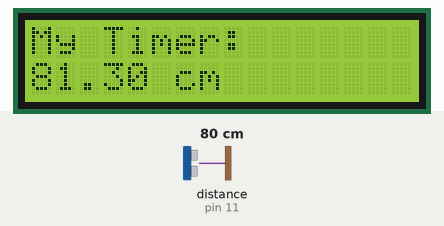
Bench run of a sketch on a simulated Arduino Uno, built with avr-gcc and run on an emulated ATmega328P. Parts: 16×2 character LCD. Wiring (inferred from the names in the program): ultrasonic range finder: trigger pin 13; echo pin 11. Inputs (shaded band) come from the test bench; at power-on: distance to the obstacle (sensor on pin 11) 80 cm. The echo pulse lasts 58.3 µs per cm; what the sketch prints to the serial monitor is not drawn.

Above: at 1.2 s.
1.3 s: distance to the obstacle (sensor on pin 11) set to 18 cm
At 1.8 s:
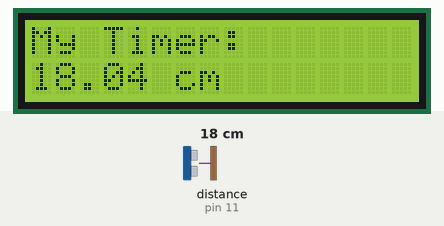
4.3 s: distance to the obstacle (sensor on pin 11) set to 2 cm
At 5.0 s:
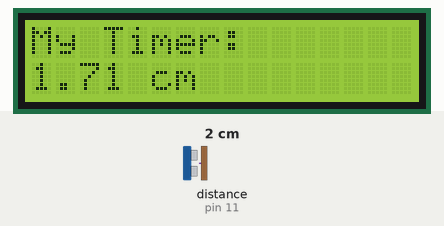
7.3 s: distance to the obstacle (sensor on pin 11) set to 120 cm
At 8.6 s:
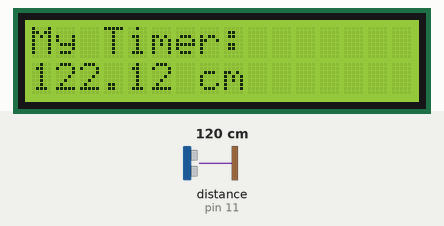
11.8 s: distance to the obstacle (sensor on pin 11) set to 35 cm
At 13.2 s:
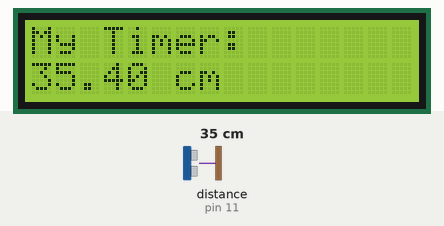
14.8 s: distance to the obstacle (sensor on pin 11) set to 2 cm
At 14.81 s:
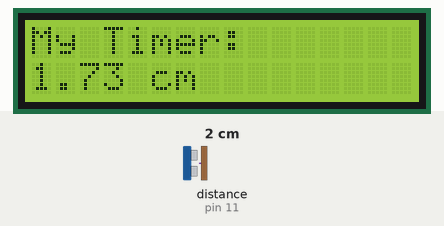
Timing chart, 0 to 17.8 s (numbered marks = the images above; inputs shaded):
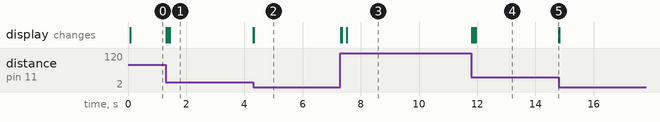

The sketch:

sketch_aug31b_distance_sensor_and_lcd_display.ino
```cpp
#include <LiquidCrystal.h>        //load liquid crystal library
LiquidCrystal myLcd(10, 9, 5, 4, 3, 2); // Creating a liquid crystal display called myLcd
int trigPin = 13;    //Sets trigger pin to pin 13
int echoPin = 11;     //Sets echo pin to pin 11
float speedOfSound = 350.0;
float blockDist;
float pingTime;


void setup() {
  Serial.begin(9600);
 myLcd.begin(16, 2);  //Tell our arduino our LCD has 16 columnns and 2 rows
 myLcd.setCursor(0,0);  //set Lcd cursor to upper left corner
 myLcd.print("My Timer: ");   //print out the first line

 pinMode(trigPin , OUTPUT);   //Sets trigPin as output
 pinMode(echoPin, INPUT);    //Sets echoPin as input


}

void loop() {
    digitalWrite(trigPin, LOW);  //set trigPin to low to mark  start of signal
    delayMicroseconds(250);      //delay to give time for arduino to settle
    digitalWrite(trigPin, HIGH);  //set trigPin to high to send a pulse
    delayMicroseconds(25);         //delay time is shorter to mark a pulse
    digitalWrite(trigPin, LOW);   //to mark end of signal

    pingTime = pulseIn(echoPin, HIGH);   //reads the amount of time the echo hit the obstacle and back
    Serial.println(pingTime);
    pingTime = pingTime/1000000 ;     //convert pingTime from microseconds to  seconds
    blockDist = speedOfSound/2. * pingTime;    //calculate the distance to object
    blockDist = blockDist*100;                  //conver dist in metres to centimetres

    myLcd.setCursor(0,1);               //set the lcd cursor to first column, second row
    myLcd.print("                ");   //clears the line

    myLcd.setCursor(0,1);     //set the lcd cursor to first column, second row
    myLcd.print(blockDist);   //print the distance to the obstacle
    myLcd.print(" cm");  //prints the units


}
```

Measured:
- after the input at 1.3 s, the display: first changes at once (image 1 shows a later state)
- after the input at 4.3 s, the display: first changes at once (image 2 shows a later state)
- after the input at 7.3 s, the display: changes at once (image 3)
- after the input at 11.8 s, the display: first changes at once (image 4 shows a later state)
- after the input at 14.8 s, the display: changes at once (image 5)
